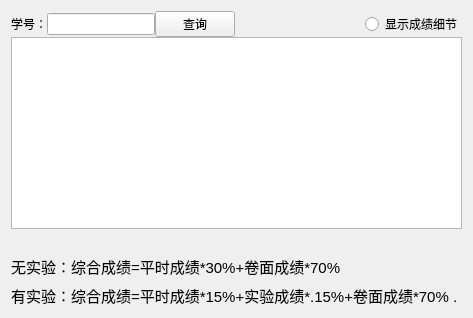
       <widget class="QWidget" name="scoreSearchPage">
        <layout class="QVBoxLayout" name="verticalLayout_10">
         <item>
          <widget class="QWidget" name="widget_6" native="true">
           <layout class="QVBoxLayout" name="verticalLayout_9" stretch="0,0">
            <property name="spacing">
             <number>0</number>
            </property>
            <property name="leftMargin">
             <number>0</number>
            </property>
            <property name="topMargin">
             <number>0</number>
            </property>
            <property name="rightMargin">
             <number>0</number>
            </property>
            <property name="bottomMargin">
             <number>0</number>
            </property>
            <item>
             <layout class="QHBoxLayout" name="horizontalLayout_7">
              <item>
               <layout class="QHBoxLayout" name="horizontalLayout_6">
                <item>
                 <widget class="QLabel" name="label_4">
                  <property name="text">
                   <string>学号：</string>
                  </property>
                 </widget>
                </item>
                <item>
                 <widget class="QLineEdit" name="idinputLineEdit"/>
                </item>
                <item>
                 <widget class="QPushButton" name="searchBtn">
                  <property name="text">
                   <string>查询</string>
                  </property>
                 </widget>
                </item>
               </layout>
              </item>
              <item>
               <spacer name="horizontalSpacer_7">
                <property name="orientation">
                 <enum>Qt::Horizontal</enum>
                </property>
                <property name="sizeHint" stdset="0">
                 <size>
                  <width>40</width>
                  <height>20</height>
                 </size>
                </property>
               </spacer>
              </item>
              <item>
               <widget class="QRadioButton" name="radioButton">
                <property name="text">
                 <string>显示成绩细节</string>
                </property>
               </widget>
              </item>
             </layout>
            </item>
            <item>
             <widget class="QTableWidget" name="scoreSearchTableWidget">
              <property name="styleSheet">
               <string notr="true"/>
              </property>
              <property name="sortingEnabled">
               <bool>true</bool>
              </property>
             </widget>
            </item>
           </layout>
          </widget>
         </item>
         <item>
          <layout class="QVBoxLayout" name="verticalLayout_5">
           <item>
            <widget class="QLabel" name="outputLineEidt">
             <property name="text">
              <string/>
             </property>
            </widget>
           </item>
           <item>
            <widget class="QLabel" name="label_8">
             <property name="text">
              <string>&lt;html&gt;&lt;head/&gt;&lt;body&gt;&lt;p&gt;&lt;span style=&quot; font-size:11pt;&quot;&gt;无实验：综合成绩=平时成绩*30%+卷面成绩*70%&lt;/span&gt;&lt;/p&gt;&lt;/body&gt;&lt;/html&gt;</string>
             </property>
            </widget>
           </item>
           <item>
            <widget class="QLabel" name="label_10">
             <property name="text">
              <string>&lt;html&gt;&lt;head/&gt;&lt;body&gt;&lt;p&gt;&lt;span style=&quot; font-size:11pt;&quot;&gt;有实验：综合成绩=平时成绩*15%+实验成绩*.15%+卷面成绩*70% . &lt;/span&gt;&lt;/p&gt;&lt;/body&gt;&lt;/html&gt;</string>
             </property>
             <property name="textFormat">
              <enum>Qt::AutoText</enum>
             </property>
            </widget>
           </item>
          </layout>
         </item>
        </layout>
       </widget>
